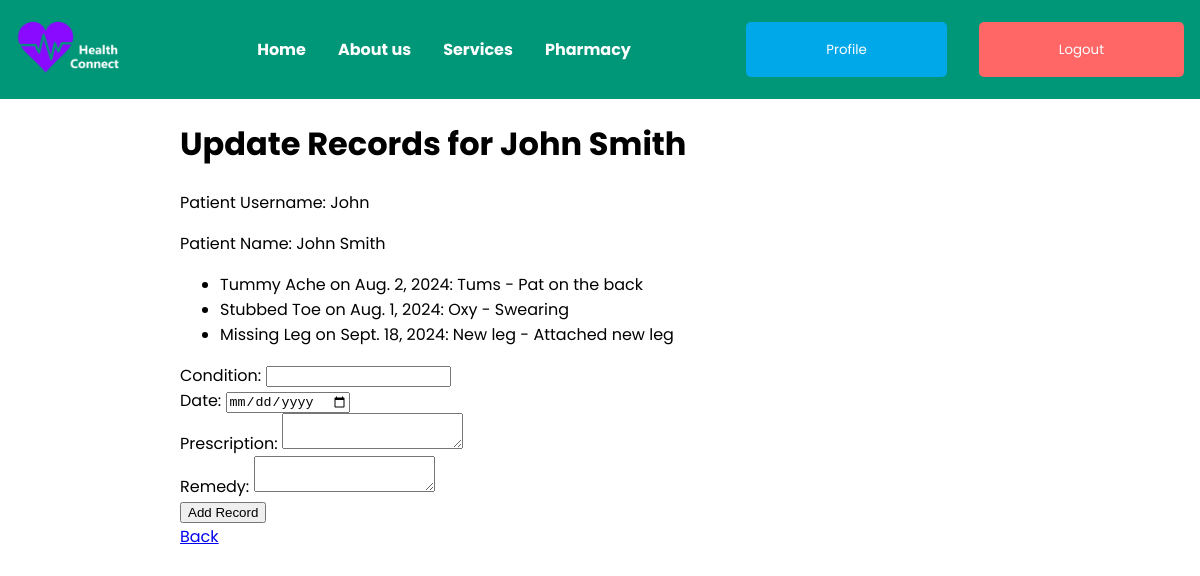
Page /doctors/update_records/John/ (signed in) on the committed database.
### apps/patients/models.py (models this page shows, shortened)
class Patient(models.Model):
    user = models.OneToOneField(CustomUser, on_delete=models.CASCADE, primary_key=True)
    medical_history = models.ManyToManyField('MedicalRecord', blank=True, related_name='patients')
    primary_doctor = models.ForeignKey(Doctor, on_delete=models.SET_NULL, null=True, related_name='patients')
    @property
    def full_name(self):
        return self.user.get_full_name()
    @property
    def username(self):
        return self.user.username

class MedicalRecord(models.Model):
    patient = models.ForeignKey(Patient, on_delete=models.CASCADE, related_name='medical_records')
    condition = models.CharField(max_length=255)
    date = models.DateField()
    prescription = models.TextField()
    remedy = models.TextField()

### apps/accounts/models.py (models this page shows)
class CustomUser(AbstractUser):
    role = models.CharField(max_length=20)
    birthdate = models.DateField(null=True, blank=True)

### apps/doctors/views.py (the view, shortened to what this page needs)
# urls.py: path('update_records/<str:username>/', views.update_medical_record, name='update_medical_record'),
@login_required
def update_medical_record(request, username):
    custom_user = get_object_or_404(CustomUser, username=username)
    patient = get_object_or_404(Patient, user=custom_user)
    medical_records = MedicalRecord.objects.filter(patient=patient)
    return render(request, 'update_records.html', {'patient': patient, 'medical_records': medical_records})

### apps/doctors/templates/update_records.html (shortened to what this page needs)
{% extends "layout.html" %}
{% block content %}
    <h1>Update Records for {{ patient.full_name }}</h1>
    <p>Patient Username: {{ patient.username }}</p>
    <p>Patient Name: {{ patient.full_name }}</p>
    {% if medical_records %}
        <ul>
            {% for record in medical_records %}
                <li>{{ record.condition }} on {{ record.date }}: {{ record.prescription }} - {{ record.remedy }}</li>
            {% endfor %}
        </ul>
    {% else %}
        <p>No medical records found.</p>
    {% endif %}
    <form method="post" action="">
        <label for="condition">Condition:</label>
        <input type="text" id="condition" name="condition" required><br>
        <label for="date">Date:</label>
        <input type="date" id="date" name="date" required><br>
        <label for="prescription">Prescription:</label>
        <textarea id="prescription" name="prescription"></textarea><br>
        <label for="remedy">Remedy:</label>
        <textarea id="remedy" name="remedy"></textarea><br>
        <input type="submit" value="Add Record">
    </form>
    <a href="{% url 'list_patients' %}" class="button">Back</a>
{% endblock %}

### static/css/styles.css (style rules this page uses)
body { font-family: 'Poppins', sans-serif; margin: 0; padding: 0; }

### rows in the picture
Patient: full_name "John Smith", username "John"
MedicalRecord: condition "Tummy Ache", date "Aug. 2, 2024", prescription "Tums", remedy "Pat on the back"
MedicalRecord: condition "Stubbed Toe", date "Aug. 1, 2024", prescription "Oxy", remedy "Swearing"
MedicalRecord: condition "Missing Leg", date "Sept. 18, 2024", prescription "New leg", remedy "Attached new leg"
